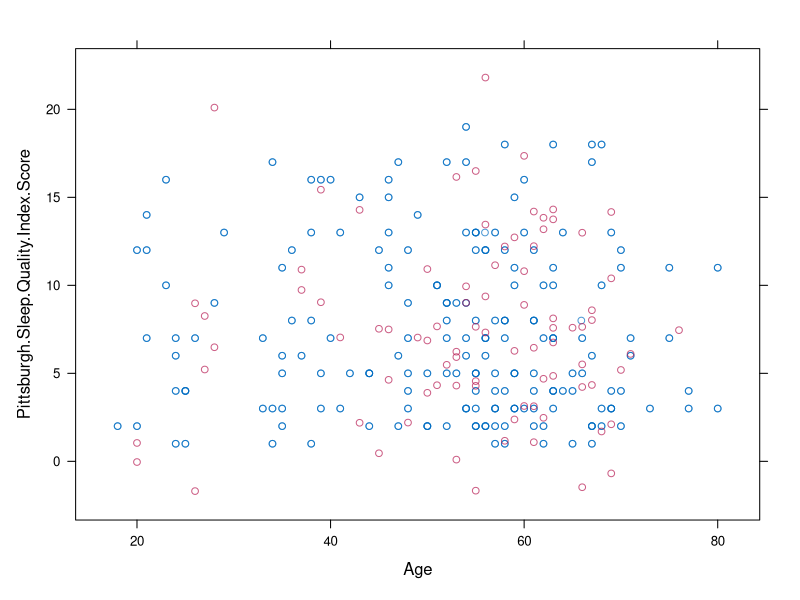
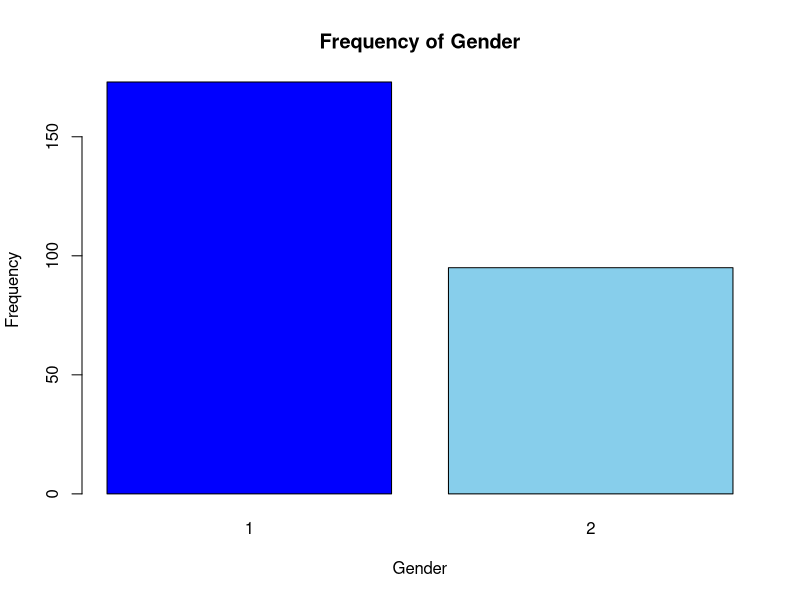
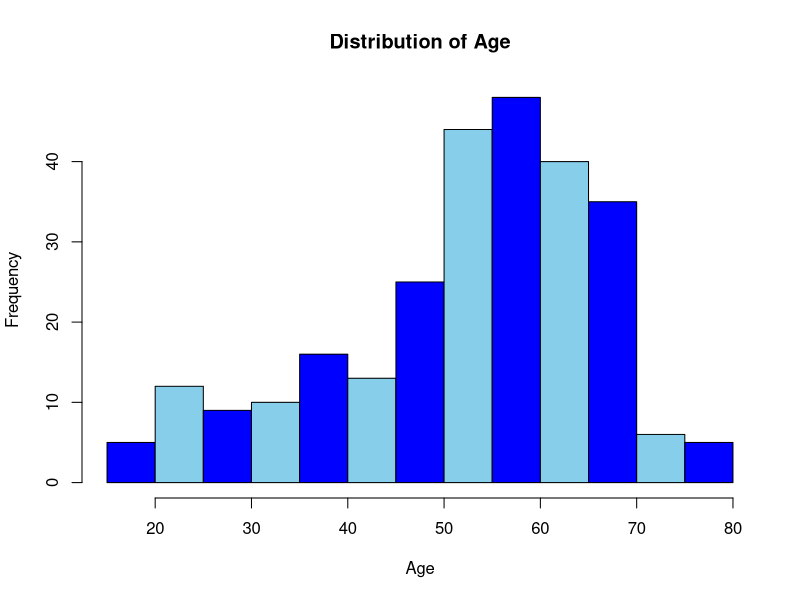
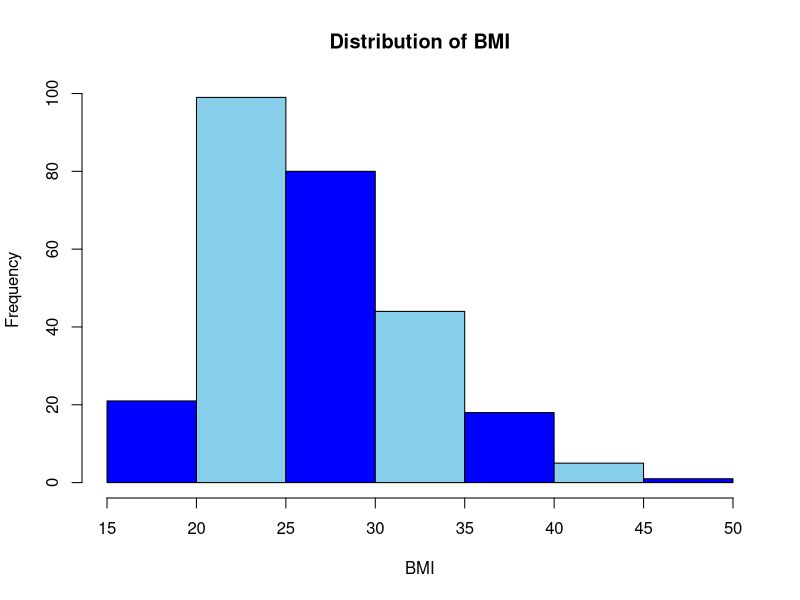
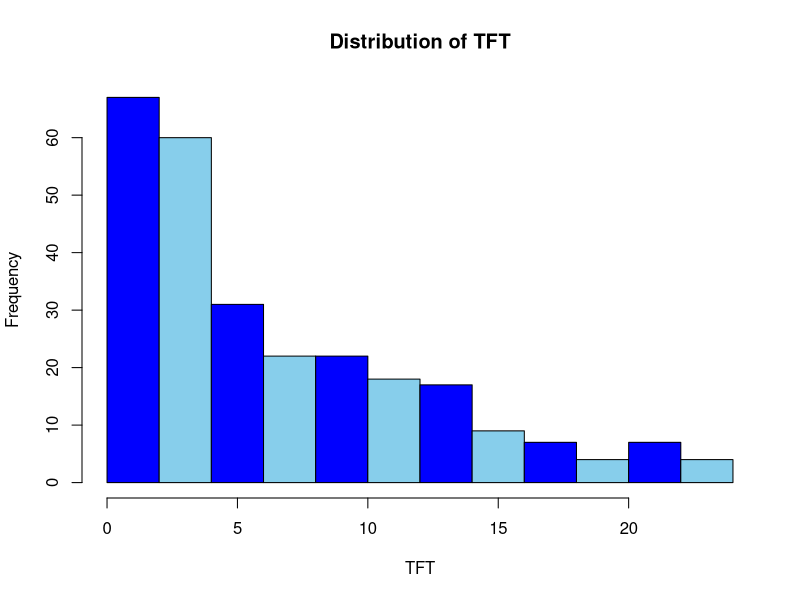
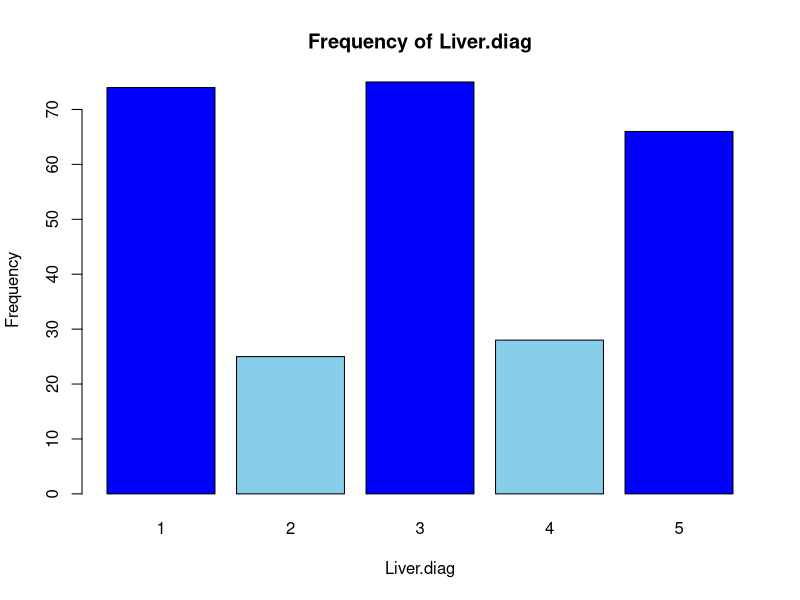
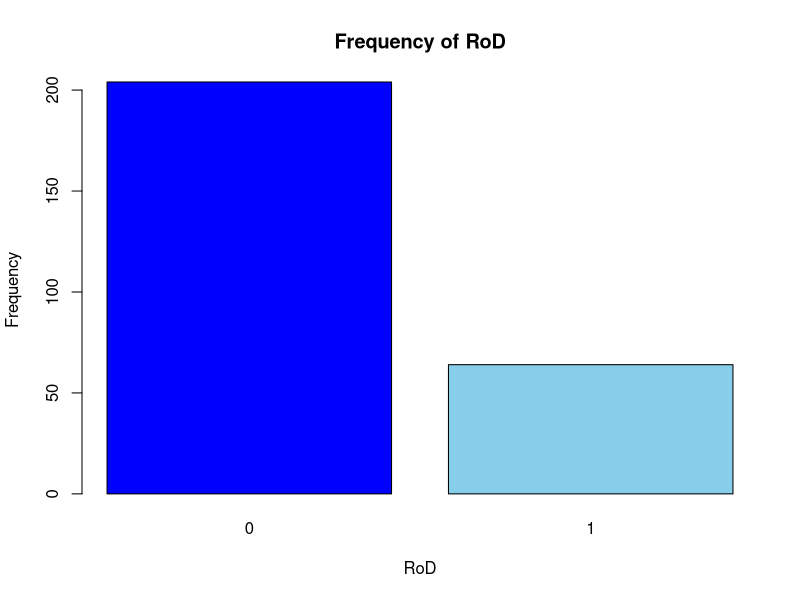
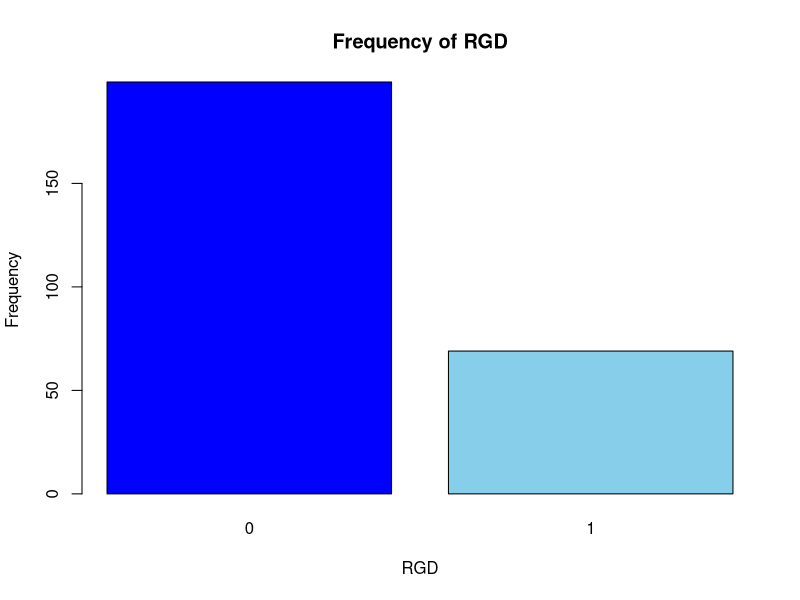

Source code (R) for these figures, in order: (Note: this script raises an error after producing the figures.)
library(dplyr)
library(mice)
library(car)
library(MASS)

# Import data.
raw_data <- read.csv("project_data.csv")
# View(raw_data)

# Explore data.
summary(raw_data)
str(raw_data)
dim(raw_data)
names(raw_data)

# Extract variables of interest.
working_data <- raw_data[,c(1,2,3,9,16,18,19,20,24,42,46,58,70,75,77,85,86,87)]
# No blanks in data set.
which(working_data == "")

# Count NAs in each variable.
for (i in names(working_data)) {
  print(i)
  print(sum(is.na(working_data[,i])))
}

# Imputation with stochastic regression
imp_stoch <- mice(working_data, method = "norm.nob", seed = 32,
                  m = 1, print = FALSE)
any(is.na(imp_stoch))
summary(imp_stoch)
xyplot(imp_stoch, Pittsburgh.Sleep.Quality.Index.Score ~ Age)

# Convert from mids to dataframe
imp_stoch_df <- complete(imp_stoch)

# Rename variables.
clean_data <- imp_stoch_df %>%
  rename(TFT = "Time.from.transplant", 
         Liver.diag = "Liver.Diagnosis",
         RoD = "Recurrence.of.disease",
         RGD = "Rejection.graft.dysfunction",
         Any.fibro = "Any.fibrosis",
         Renal.fail = "Renal.Failure",
         ESS = "Epworth.Sleepiness.Scale",
         PSQIS = "Pittsburgh.Sleep.Quality.Index.Score",
         AIS = "Athens.Insomnia.Scale",
         BSS = "Berlin.Sleepiness.Scale")

# Convert sleep disturbance measurements to binary.
clean_data1 <- clean_data %>%
  mutate(ESS = ifelse(ESS > 10, 1, 0)) %>%
  mutate(PSQIS = ifelse(PSQIS > 4, 1, 0)) %>%
  mutate(AIS = ifelse(AIS > 5, 1, 0)) %>%
  # 4 of the imputed variables are above 0.5; 2 of the imputed variables are
  # below 0.5
  mutate(BSS = ifelse(BSS > 0.5, 1, 0))

# Change categorical variables to factors.
clean_data2 <- clean_data1 %>% 
  mutate(across(c("Gender", "Liver.diag", "RoD", "RGD", "Any.fibro",
                  "Renal.fail", "Depression", "Corticoid", "ESS", 
                  "PSQIS", "AIS", "BSS"), as.factor))

# Create a function that extracts descriptive statistics for a variable and
# displays them in a graph
descriptive <- function(var, data){
  colours <- c("blue", "skyblue")
  for (i in var) {
    print(paste0("Summary Statistics for ", i, ":"))
    print(summary(data[[i]]))
    if (is.factor(data[[i]])) {
      plot(data[[i]], main = paste0("Frequency of ", i), 
           xlab = i, ylab = "Frequency", col = colours)
    } else {
      # plot_num(data)
      hist(data[[i]], main = paste0("Distribution of ", i),
           xlab = i, ylab = "Frequency", col = colours)
    }
  }
}

# Specify the variables needed to conduct summary statistics
vars <- c("Gender", "Age", "BMI", "TFT", "Liver.diag", "RoD", "RGD", 
          "Any.fibro", "Renal.fail", "Depression", "Corticoid", 
          "ESS", "PSQIS", "AIS", "BSS", "SF36.PCS", "SF36.MCS")
# Conduct descriptive analysis
descriptive(vars, clean_data2)

# Estimate prevalence of sleep disturbance
# Create a function that estimates prevalence of sleep disturbance for each scale
disturbed_sleep_preval <- function(scale, data) {
  for (i in scale) {
    freq <- table(data[[i]])
    prop <- prop.table(freq)
    print(i)
    print(prop)
    print(paste0("Prevalence of sleep disturbance according to ", 
                 i, ": ", prop["1"]))
    
  }
}
prev_any <- (length(which(clean_data2$ESS == 1 | clean_data2$PSQIS == 1 |
                           clean_data2$AIS == 1 | clean_data2$BSS == 1))) / nrow(clean_data2)
print(paste0("Prevalence of sleep disturbance according to any questionnaire: ", prev_any))

# Specify scales needed to estimate prevalence of sleep disturbance
scales <- c("ESS", "PSQIS", "AIS", "BSS")
# Calculate prevalence of sleep disturbance
disturbed_sleep_preval(scales, clean_data2)

# Corticosteroid (1), depression (1), BMI (1), liver diagnosis (4), 
# graft dysfunction/rejection (1), fibrosis (1), renal failure (1), gender (1)
# 11 df

# Logistic regression

# Select relevant columns for logistic regression model
clean_data_ess_model <- subset(clean_data2, 
                               select=c(Corticoid, Depression, BMI, Liver.diag,
                                        RGD, Any.fibro, Renal.fail, Gender, ESS))

cor.test(clean_data_ess_model$Corticoid, 
         clean_data_ess_model$ESS)

ess_glm_mod_full <- glm(ESS ~., data = clean_data_ess_model, family="binomial")
ess_glm_step_back <- stepAIC(ess_glm_mod_full,trace = F)
summary(ess_glm_step_back)

# m/10 for ESS
table(clean_data2$ESS)
# There are 74 participants who experience sleep disturbance according to ESS.
# Whereas, there are 194 participants who do not experience sleep disturbance.
74 / 10
# 4 predictors/degrees of freedom


# Logistic regression for PSQIS

# Select relevant columns for logistic regression model
clean_data_psqis_model <- subset(clean_data2, 
                               select=c(Corticoid, Depression, BMI, Liver.diag,
                                        RGD, Any.fibro, Renal.fail, Gender, PSQIS))

psqis_glm_mod_full <- glm(PSQIS ~., data = clean_data_psqis_model, family="binomial")
psqis_glm_step_back <- stepAIC(psqis_glm_mod_full,trace = F)
summary(psqis_glm_step_back)

# m/15 for PSQIS
table(clean_data2$PSQIS)
# There are 183 participants who experience sleep disturbance according to ESS.
# Whereas, there are 85 participants who do not experience sleep disturbance.
85 / 15
# 5 predictors/degrees of freedom


# Logistic regression for AIS

# Select relevant columns for logistic regression model
clean_data_ais_model <- subset(clean_data2, 
                                 select=c(Corticoid, Depression, BMI, Liver.diag,
                                          RGD, Any.fibro, Renal.fail, Gender, AIS))

ais_glm_mod_full <- glm(AIS ~., data = clean_data_ais_model, family="binomial")
ais_glm_step_back <- stepAIC(ais_glm_mod_full,trace = F)
summary(ais_glm_step_back)

ais_glm_mod_2 <- glm(AIS ~ Depression + Any.fibro + Liver.diag, 
                     data = clean_data_ais_model, family="binomial")
summary(ais_glm_mod_2)
anova(ais_glm_step_back, ais_glm_mod_2)
# m/15 for AIS
table(clean_data2$AIS)
# There are 151 participants who experience sleep disturbance according to ESS.
# Whereas, there are 117 participants who do not experience sleep disturbance.
117/15
# 7 predictors/degrees of freedom

# Logistic regression for BSS

# Select relevant columns for logistic regression model
clean_data_bss_model <- subset(clean_data2, 
                               select=c(Corticoid, Depression, BMI, Liver.diag,
                                        RGD, Any.fibro, Renal.fail, Gender, BSS))

bss_glm_mod_full <- glm(BSS ~., data = clean_data_bss_model, family="binomial")
bss_glm_step_back <- stepAIC(bss_glm_mod_full,trace = F)
summary(bss_glm_step_back)

# m/15 for BSS
table(clean_data2$BSS)
# There are 106 participants who experience sleep disturbance according to ESS.
# Whereas, there are 162 participants who do not experience sleep disturbance.
106/15
# 7 predictors/degrees of freedom

# Create a linear regression model for sleep disturbance and QOL
sleep_mcs <- lm(SF36.MCS ~ ESS + PSQIS + AIS + BSS, data = clean_data2)
sleep_pcs <- lm(SF36.PCS ~ ESS + PSQIS + AIS + BSS, data = clean_data2)
summary(sleep_mcs)
summary(sleep_pcs)


# Create backward step-wise model for ESS as sleep disturbance measure.
clean_data_ess_model_new <- subset(clean_data2, 
                                   select=c(-Subject, -PSQIS, -BSS, -AIS,
                                            -SF36.PCS, -SF36.MCS))
str(clean_data_ess_model_new)
ess_glm_mod_full_new <- glm(ESS~., data = clean_data_ess_model_new, 
                            family="binomial")
ess_glm_step_back_new <- stepAIC(ess_glm_mod_full_new,trace = F)
summary(ess_glm_step_back_new)

# Create backward step-wise model for PSQIS as sleep disturbance measure.
clean_data_psqis_model_new <- subset(clean_data2, 
                                     select=c(-Subject, -ESS, -BSS, -AIS, 
                                              -SF36.PCS, -SF36.MCS))
psqis_glm_mod_full_new <- glm(PSQIS~., data = clean_data_psqis_model_new, family="binomial")
psqis_glm_step_back_new <- stepAIC(psqis_glm_mod_full_new,trace = F)
summary(psqis_glm_step_back_new)

# Create backward step-wise model for BSS as sleep disturbance measure.
clean_data_bss_model_new <- subset(clean_data2, select=c(-Subject, -ESS, -PSQIS, 
                                                         -AIS, -SF36.PCS, -SF36.MCS))
bss_glm_mod_full_new <- glm(BSS~., data = clean_data_bss_model_new, 
                            family="binomial")
bss_glm_step_back_new <- stepAIC(bss_glm_mod_full_new,trace = F)
summary(bss_glm_step_back_new)

# Create backward step-wise model for AIS as sleep disturbance measure.
clean_data_ais_model_new <- subset(clean_data2, 
                                   select=c(-Subject, -ESS, -PSQIS, -BSS,
                                            -SF36.PCS, -SF36.MCS))
ais_glm_mod_full_new <- glm(AIS~., data = clean_data_ais_model_new, 
                            family="binomial")
ais_glm_step_back_new <- stepAIC(ais_glm_mod_full_new,trace = F)
summary(ais_glm_step_back_new)
